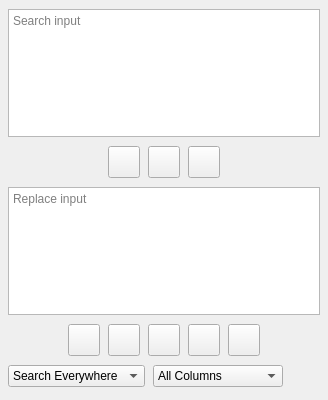
<?xml version="1.0" encoding="UTF-8"?>
<ui version="4.0">
 <class>SearchMenu</class>
 <widget class="QWidget" name="SearchMenu">
  <property name="geometry">
   <rect>
    <x>0</x>
    <y>0</y>
    <width>328</width>
    <height>400</height>
   </rect>
  </property>
  <property name="windowTitle">
   <string/>
  </property>
  <layout class="QVBoxLayout" name="verticalLayout">
   <property name="spacing">
    <number>8</number>
   </property>
   <property name="leftMargin">
    <number>8</number>
   </property>
   <property name="topMargin">
    <number>8</number>
   </property>
   <property name="rightMargin">
    <number>8</number>
   </property>
   <property name="bottomMargin">
    <number>8</number>
   </property>
   <item>
    <widget class="QPlainTextEdit" name="searchInput">
     <property name="sizePolicy">
      <sizepolicy hsizetype="Minimum" vsizetype="Expanding">
       <horstretch>0</horstretch>
       <verstretch>0</verstretch>
      </sizepolicy>
     </property>
     <property name="maximumSize">
      <size>
       <width>16777215</width>
       <height>128</height>
      </size>
     </property>
     <property name="placeholderText">
      <string>Search input</string>
     </property>
    </widget>
   </item>
   <item alignment="Qt::AlignmentFlag::AlignHCenter">
    <widget class="QWidget" name="widget" native="true">
     <property name="sizePolicy">
      <sizepolicy hsizetype="Fixed" vsizetype="Fixed">
       <horstretch>0</horstretch>
       <verstretch>0</verstretch>
      </sizepolicy>
     </property>
     <property name="minimumSize">
      <size>
       <width>112</width>
       <height>0</height>
      </size>
     </property>
     <layout class="QHBoxLayout" name="horizontalLayout">
      <property name="spacing">
       <number>8</number>
      </property>
      <property name="leftMargin">
       <number>0</number>
      </property>
      <property name="topMargin">
       <number>0</number>
      </property>
      <property name="rightMargin">
       <number>0</number>
      </property>
      <property name="bottomMargin">
       <number>0</number>
      </property>
      <item>
       <widget class="QPushButton" name="searchButton">
        <property name="sizePolicy">
         <sizepolicy hsizetype="Fixed" vsizetype="Fixed">
          <horstretch>0</horstretch>
          <verstretch>0</verstretch>
         </sizepolicy>
        </property>
        <property name="minimumSize">
         <size>
          <width>30</width>
          <height>32</height>
         </size>
        </property>
        <property name="maximumSize">
         <size>
          <width>32</width>
          <height>32</height>
         </size>
        </property>
        <property name="toolTip">
         <string>Search</string>
        </property>
        <property name="text">
         <string/>
        </property>
        <property name="icon">
         <iconset resource="../../resources.qrc">
          <normaloff>:/icons/search.svg</normaloff>:/icons/search.svg</iconset>
        </property>
        <property name="iconSize">
         <size>
          <width>20</width>
          <height>20</height>
         </size>
        </property>
       </widget>
      </item>
      <item>
       <widget class="QPushButton" name="replaceButton">
        <property name="sizePolicy">
         <sizepolicy hsizetype="Fixed" vsizetype="Fixed">
          <horstretch>0</horstretch>
          <verstretch>0</verstretch>
         </sizepolicy>
        </property>
        <property name="minimumSize">
         <size>
          <width>32</width>
          <height>32</height>
         </size>
        </property>
        <property name="maximumSize">
         <size>
          <width>32</width>
          <height>32</height>
         </size>
        </property>
        <property name="toolTip">
         <string>Replace</string>
        </property>
        <property name="text">
         <string/>
        </property>
        <property name="icon">
         <iconset resource="../../resources.qrc">
          <normaloff>:/icons/arrow_downward.svg</normaloff>:/icons/arrow_downward.svg</iconset>
        </property>
        <property name="iconSize">
         <size>
          <width>20</width>
          <height>20</height>
         </size>
        </property>
       </widget>
      </item>
      <item>
       <widget class="QPushButton" name="putButton">
        <property name="sizePolicy">
         <sizepolicy hsizetype="Fixed" vsizetype="Fixed">
          <horstretch>0</horstretch>
          <verstretch>0</verstretch>
         </sizepolicy>
        </property>
        <property name="minimumSize">
         <size>
          <width>32</width>
          <height>32</height>
         </size>
        </property>
        <property name="maximumSize">
         <size>
          <width>32</width>
          <height>32</height>
         </size>
        </property>
        <property name="toolTip">
         <string>Put</string>
        </property>
        <property name="text">
         <string/>
        </property>
        <property name="icon">
         <iconset resource="../../resources.qrc">
          <normaloff>:/icons/swipe_down.svg</normaloff>:/icons/swipe_down.svg</iconset>
        </property>
        <property name="iconSize">
         <size>
          <width>20</width>
          <height>20</height>
         </size>
        </property>
        <property name="checkable">
         <bool>true</bool>
        </property>
       </widget>
      </item>
     </layout>
    </widget>
   </item>
   <item>
    <widget class="QPlainTextEdit" name="replaceInput">
     <property name="sizePolicy">
      <sizepolicy hsizetype="Minimum" vsizetype="Expanding">
       <horstretch>0</horstretch>
       <verstretch>0</verstretch>
      </sizepolicy>
     </property>
     <property name="maximumSize">
      <size>
       <width>16777215</width>
       <height>128</height>
      </size>
     </property>
     <property name="placeholderText">
      <string>Replace input</string>
     </property>
    </widget>
   </item>
   <item alignment="Qt::AlignmentFlag::AlignHCenter">
    <widget class="QWidget" name="widget_2" native="true">
     <property name="sizePolicy">
      <sizepolicy hsizetype="Fixed" vsizetype="Fixed">
       <horstretch>0</horstretch>
       <verstretch>0</verstretch>
      </sizepolicy>
     </property>
     <layout class="QHBoxLayout" name="horizontalLayout_2">
      <property name="spacing">
       <number>8</number>
      </property>
      <property name="leftMargin">
       <number>0</number>
      </property>
      <property name="topMargin">
       <number>0</number>
      </property>
      <property name="rightMargin">
       <number>0</number>
      </property>
      <property name="bottomMargin">
       <number>0</number>
      </property>
      <item>
       <widget class="QPushButton" name="sensitivityButton">
        <property name="sizePolicy">
         <sizepolicy hsizetype="Fixed" vsizetype="Fixed">
          <horstretch>0</horstretch>
          <verstretch>0</verstretch>
         </sizepolicy>
        </property>
        <property name="minimumSize">
         <size>
          <width>32</width>
          <height>32</height>
         </size>
        </property>
        <property name="maximumSize">
         <size>
          <width>32</width>
          <height>32</height>
         </size>
        </property>
        <property name="toolTip">
         <string>Match Case</string>
        </property>
        <property name="text">
         <string/>
        </property>
        <property name="icon">
         <iconset resource="../../resources.qrc">
          <normaloff>:/icons/match_case.svg</normaloff>:/icons/match_case.svg</iconset>
        </property>
        <property name="iconSize">
         <size>
          <width>20</width>
          <height>20</height>
         </size>
        </property>
        <property name="checkable">
         <bool>true</bool>
        </property>
       </widget>
      </item>
      <item>
       <widget class="QPushButton" name="wholeButton">
        <property name="sizePolicy">
         <sizepolicy hsizetype="Fixed" vsizetype="Fixed">
          <horstretch>0</horstretch>
          <verstretch>0</verstretch>
         </sizepolicy>
        </property>
        <property name="minimumSize">
         <size>
          <width>32</width>
          <height>32</height>
         </size>
        </property>
        <property name="maximumSize">
         <size>
          <width>32</width>
          <height>32</height>
         </size>
        </property>
        <property name="toolTip">
         <string>Search Whole</string>
        </property>
        <property name="text">
         <string/>
        </property>
        <property name="icon">
         <iconset resource="../../resources.qrc">
          <normaloff>:/icons/match_word.svg</normaloff>:/icons/match_word.svg</iconset>
        </property>
        <property name="iconSize">
         <size>
          <width>20</width>
          <height>20</height>
         </size>
        </property>
        <property name="checkable">
         <bool>true</bool>
        </property>
       </widget>
      </item>
      <item>
       <widget class="QPushButton" name="regexButton">
        <property name="sizePolicy">
         <sizepolicy hsizetype="Fixed" vsizetype="Fixed">
          <horstretch>0</horstretch>
          <verstretch>0</verstretch>
         </sizepolicy>
        </property>
        <property name="minimumSize">
         <size>
          <width>32</width>
          <height>32</height>
         </size>
        </property>
        <property name="maximumSize">
         <size>
          <width>32</width>
          <height>32</height>
         </size>
        </property>
        <property name="toolTip">
         <string>Search By Regular Expression</string>
        </property>
        <property name="text">
         <string/>
        </property>
        <property name="icon">
         <iconset resource="../../resources.qrc">
          <normaloff>:/icons/regular_expression.svg</normaloff>:/icons/regular_expression.svg</iconset>
        </property>
        <property name="iconSize">
         <size>
          <width>20</width>
          <height>20</height>
         </size>
        </property>
        <property name="checkable">
         <bool>true</bool>
        </property>
       </widget>
      </item>
      <item>
       <widget class="QPushButton" name="commentButton">
        <property name="sizePolicy">
         <sizepolicy hsizetype="Fixed" vsizetype="Fixed">
          <horstretch>0</horstretch>
          <verstretch>0</verstretch>
         </sizepolicy>
        </property>
        <property name="minimumSize">
         <size>
          <width>32</width>
          <height>32</height>
         </size>
        </property>
        <property name="maximumSize">
         <size>
          <width>32</width>
          <height>32</height>
         </size>
        </property>
        <property name="toolTip">
         <string>Search In Comments</string>
        </property>
        <property name="text">
         <string/>
        </property>
        <property name="icon">
         <iconset resource="../../resources.qrc">
          <normaloff>:/icons/comment.svg</normaloff>:/icons/comment.svg</iconset>
        </property>
        <property name="iconSize">
         <size>
          <width>20</width>
          <height>20</height>
         </size>
        </property>
        <property name="checkable">
         <bool>true</bool>
        </property>
       </widget>
      </item>
      <item>
       <widget class="QPushButton" name="fileSelectButton">
        <property name="sizePolicy">
         <sizepolicy hsizetype="Fixed" vsizetype="Fixed">
          <horstretch>0</horstretch>
          <verstretch>0</verstretch>
         </sizepolicy>
        </property>
        <property name="minimumSize">
         <size>
          <width>32</width>
          <height>32</height>
         </size>
        </property>
        <property name="maximumSize">
         <size>
          <width>32</width>
          <height>32</height>
         </size>
        </property>
        <property name="toolTip">
         <string>Files To Search</string>
        </property>
        <property name="text">
         <string/>
        </property>
        <property name="icon">
         <iconset resource="../../resources.qrc">
          <normaloff>:/icons/files.svg</normaloff>:/icons/files.svg</iconset>
        </property>
        <property name="iconSize">
         <size>
          <width>20</width>
          <height>20</height>
         </size>
        </property>
        <property name="checkable">
         <bool>true</bool>
        </property>
       </widget>
      </item>
     </layout>
    </widget>
   </item>
   <item>
    <widget class="QWidget" name="widget_3" native="true">
     <property name="sizePolicy">
      <sizepolicy hsizetype="Fixed" vsizetype="Fixed">
       <horstretch>0</horstretch>
       <verstretch>0</verstretch>
      </sizepolicy>
     </property>
     <layout class="QHBoxLayout" name="horizontalLayout_3">
      <property name="spacing">
       <number>8</number>
      </property>
      <property name="leftMargin">
       <number>0</number>
      </property>
      <property name="topMargin">
       <number>0</number>
      </property>
      <property name="rightMargin">
       <number>0</number>
      </property>
      <property name="bottomMargin">
       <number>0</number>
      </property>
      <item>
       <widget class="QComboBox" name="searchLocationSelect">
        <item>
         <property name="text">
          <string>Search Everywhere</string>
         </property>
        </item>
        <item>
         <property name="text">
          <string>Only Source</string>
         </property>
        </item>
        <item>
         <property name="text">
          <string>Only Translation</string>
         </property>
        </item>
       </widget>
      </item>
      <item>
       <widget class="QComboBox" name="searchColumnSelect">
        <item>
         <property name="text">
          <string>All Columns</string>
         </property>
        </item>
        <item>
         <property name="text">
          <string>Rightmost Column</string>
         </property>
        </item>
       </widget>
      </item>
     </layout>
    </widget>
   </item>
  </layout>
 </widget>
 <layoutdefault spacing="8" margin="0"/>
 <resources>
  <include location="../../resources.qrc"/>
 </resources>
 <connections/>
</ui>
